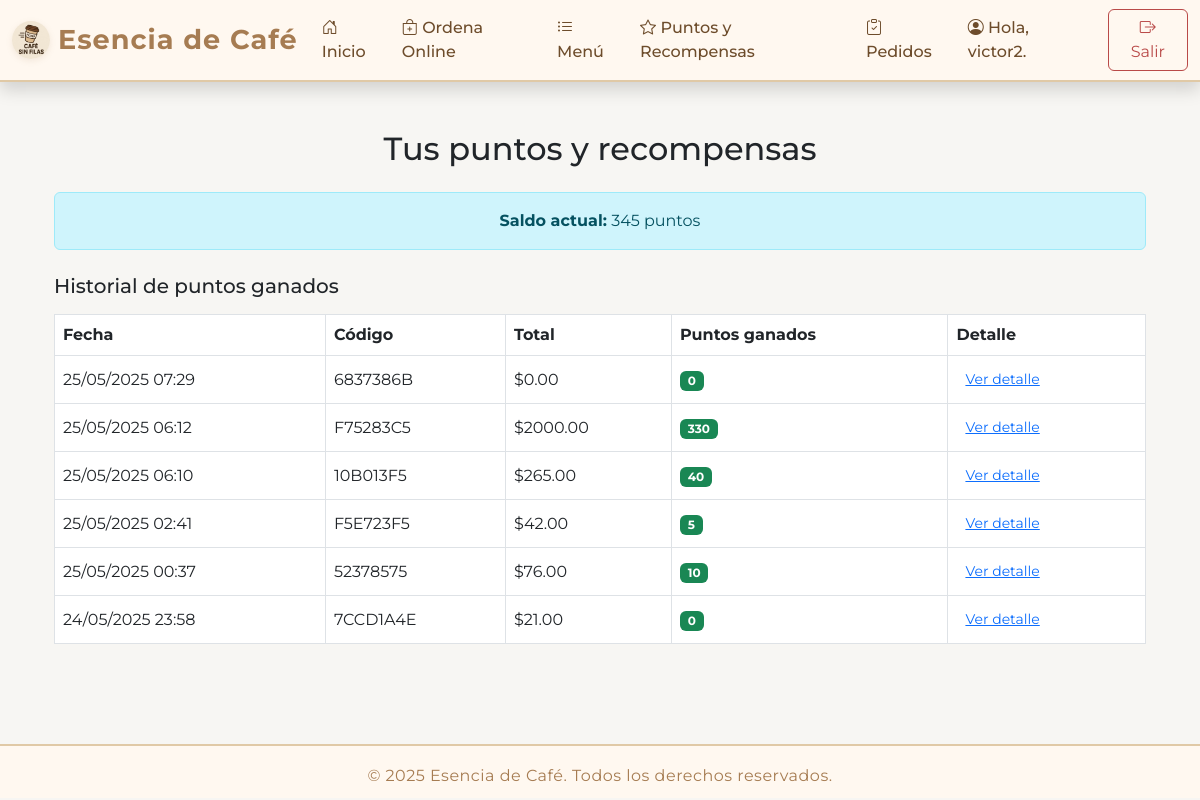
/puntos/ (signed in), run on an earlier commit of the app's database.
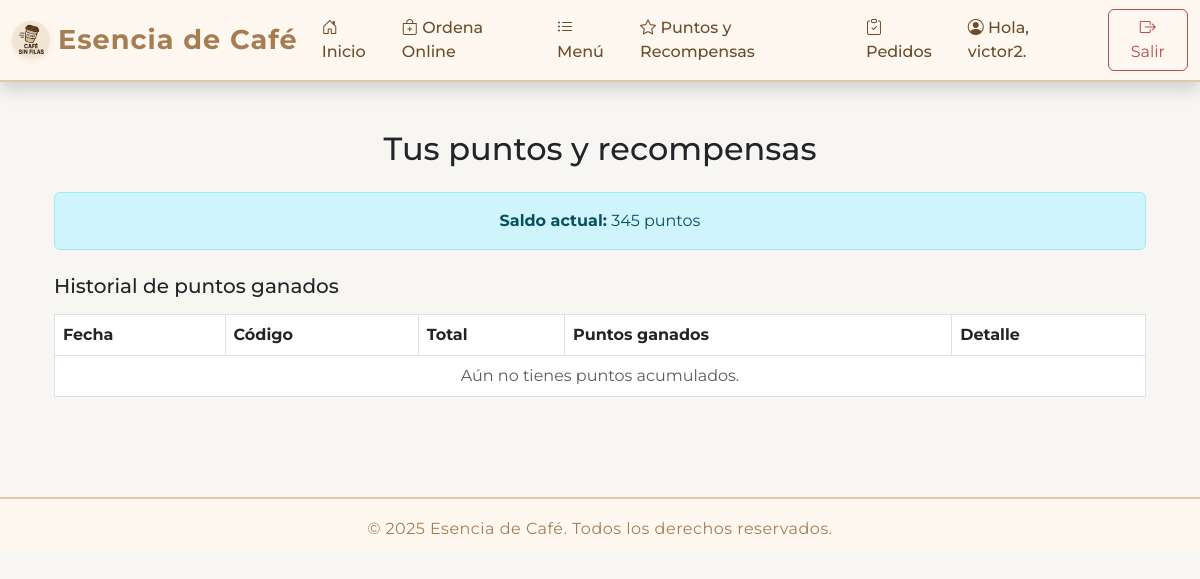
And on a later commit of the database.
### pedido/models.py (models this page shows, shortened)
class PerfilUsuario(models.Model):
    user = models.OneToOneField(
        User, on_delete=models.CASCADE, related_name='perfil')
    nombre_usuario = models.CharField(max_length=50, default='')
    apellido_pat_usuario = models.CharField(max_length=50)
    apellido_mat_usuario = models.CharField(max_length=50)
    estado_cuenta_usuario = models.CharField(max_length=20)
    estado_notificaciones = models.BooleanField(default=True)
    telefono = models.CharField(max_length=15)
    fecha_registro = models.DateTimeField(auto_now_add=True)
    fecha_nacimiento = models.DateField(null=True, blank=True)
    puntos = models.PositiveIntegerField(default=0)
    id_gestor_pagos_online = models.CharField(
        max_length=100, blank=True)

class Pedido(models.Model):
    ESTADOS = [
        ('pendiente', 'Pendiente'),
        ('preparando', 'Preparando'),
        ('listo', 'Listo para recoger'),
        ('entregado', 'Entregado'),
        ('cancelado', 'Cancelado'),
    ]
    codigo = models.CharField(
        max_length=12, unique=True, blank=True, null=True)
    usuario = models.ForeignKey(
        User, null=True, blank=True, on_delete=models.SET_NULL)
    sucursal = models.ForeignKey(Sucursal, on_delete=models.CASCADE)
    estado = models.CharField(
        max_length=20, choices=ESTADOS, default='pendiente')
    fecha_hora = models.DateTimeField(auto_now_add=True)
    total = models.DecimalField(max_digits=10, decimal_places=2, default=0)
    puntos_ganados = models.PositiveIntegerField(default=0)
    puntos_usados = models.PositiveIntegerField(default=0)

### pedido/views.py (the view)
# urls.py: path('puntos/', views.puntos_recompensas, name='puntos_recompensas'),
@login_required
def puntos_recompensas(request):
    perfil = request.user.perfil
    pedidos = Pedido.objects.filter(
        usuario=request.user, estado='pagado'
    ).order_by('-fecha_hora')
    pedidos_con_detalles = []
    for pedido in pedidos:
        detalles = []
        for detalle in pedido.detalles.all():
            detalles.append({
                'nombre': detalle.producto.nombre_producto,
                'cantidad': detalle.cantidad,
                'puntos_extra': detalle.producto.puntos_extra * detalle.cantidad,
            })
        pedidos_con_detalles.append({
            'pedido': pedido,
            'detalles': detalles,
        })
    return render(request, 'pedido/puntos_recompensas.html', {
        'perfil': perfil,
        'pedidos_con_detalles': pedidos_con_detalles,
    })

### SisWebCafe/context_processors.py (called while the page is built)
def es_gerente(request):
    if request.user.is_authenticated:
        return {'es_gerente': request.user.groups.filter(name='Gerente').exists()}
    return {'es_gerente': False}

### templates/pedido/puntos_recompensas.html (shortened to what this page needs)
{% extends "Principal/base.html" %}
{% block content %}
<div class="container py-4">
  <h2 class="mb-4 text-center">Tus puntos y recompensas</h2>
  <div class="alert alert-info text-center mb-4">
    <strong>Saldo actual:</strong> {{ perfil.puntos }} puntos
  </div>
  <h5 class="mb-3">Historial de puntos ganados</h5>
  <div class="table-responsive">
    <table class="table table-bordered align-middle">
      <thead>
        <tr>
          <th>Fecha</th>
          <th>Código</th>
          <th>Total</th>
          <th>Puntos ganados</th>
          <th>Detalle</th>
        </tr>
      </thead>
      <tbody>
        {% for p in pedidos_con_detalles %}
  <tr>
    <td>{{ p.pedido.fecha_hora|date:"d/m/Y H:i" }}</td>
    <td>{{ p.pedido.codigo }}</td>
    <td>${{ p.pedido.total }}</td>
    <td>
      <span class="badge bg-success">{{ p.pedido.puntos_ganados }}</span>
    </td>
    <td>
      <button class="btn btn-link btn-sm" type="button" data-bs-toggle="collapse" data-bs-target="#detalle{{ p.pedido.id }}">
        Ver detalle
      </button>
    </td>
  </tr>
{% empty %}
  <tr>
    <td colspan="5" class="text-center text-muted">Aún no tienes puntos acumulados.</td>
  </tr>
{% endfor %}
      </tbody>
    </table>
  </div>
</div>
{% endblock %}

### templates/Principal/base.html (shortened to what this page needs)
{% load static %}
<!DOCTYPE html>
<html lang="es">
  <head>
    <link
      href="https://cdn.jsdelivr.net/npm/bootstrap@5.3.0/dist/css/bootstrap.min.css"
      rel="stylesheet"
    />
    <link href="https://cdn.jsdelivr.net/npm/bootstrap-icons@1.11.3/font/bootstrap-icons.min.css" rel="stylesheet">
  </head>
  <body>
    {% if user.is_authenticated and user.is_staff %}
      <nav class="navbar navbar-light shadow sticky-top">
        <div class="container-fluid">
          <span class="navbar-brand mb-0 h1"><i class="bi bi-cash-register"></i> Panel de Caja</span>
          <a class="btn btn-outline-danger" href="{% url 'logout' %}"><i class="bi bi-box-arrow-right"></i> Cerrar sesión</a>
        </div>
      </nav>
    {% else %}
      <nav class="navbar navbar-expand-lg shadow sticky-top">
        <div class="container-fluid">
          <a class="navbar-brand d-flex align-items-center" href="/">
            <img src="{% static 'img/logo.jpg' %}" alt="Logo" width="38" class="me-2">
            Esencia de Café
          </a>
          <div class="collapse navbar-collapse" id="navbarNav">
            <ul class="navbar-nav ms-auto align-items-center">
              {% if es_gerente %}
              <li class="nav-item dropdown">
                <a
                  class="nav-link dropdown-toggle"
                  href="#"
                  id="adminDropdown"
                  role="button"
                  data-bs-toggle="dropdown"
                  aria-expanded="false"
                >
                  <i class="bi bi-gear"></i> Administración
                </a>
                <ul class="dropdown-menu" aria-labelledby="adminDropdown">
                  <li>
                    <a class="dropdown-item" href="{% url 'lista_productos' %}"><i class="bi bi-cup-hot"></i> Productos</a>
                  </li>
                  <li>
                    <a class="dropdown-item" href="{% url 'lista_sucursales' %}"><i class="bi bi-shop"></i> Sucursales</a>
                  </li>
                </ul>
              </li>
              <li class="nav-item">
                <a class="nav-link" href="/perfil"><i class="bi bi-person-circle"></i> Hola, {{user.username}}.</a>
              </li>
              <li class="nav-item">
                <a class="nav-link" href="/productos"><i class="bi bi-list-ul"></i> Menú</a>
              </li>
              {% else %}
              <li class="nav-item">
                <a class="nav-link" href="/"><i class="bi bi-house-door"></i> Inicio</a>
              </li>
              <li class="nav-item">
                <a class="nav-link" href="/ordenar"><i class="bi bi-bag-plus"></i> Ordena Online</a>
              </li>
              <li class="nav-item">
                <a class="nav-link" href="/productos"><i class="bi bi-list-ul"></i> Menú</a>
              </li>
              {% if user.is_authenticated%}
              <li class="nav-item">
                <a class="nav-link" href="{% url 'puntos_recompensas' %}"><i class="bi bi-star"></i> Puntos y Recompensas</a>
              </li>
              <li class="nav-item">
                <a class="nav-link" href="{% url 'lista_pedidos_pickup' %}"><i class="bi bi-clipboard-check"></i> Pedidos</a>
              </li>
              <li class="nav-item">
                <a class="nav-link" href="/perfil"><i class="bi bi-person-circle"></i> Hola, {{user.username}}.</a>
              </li>
              <li class="nav-item">
                <a class="btn btn-outline-danger ms-2" href="{% url 'logout' %}"><i class="bi bi-box-arrow-right"></i> Salir</a>
              </li>
              {% else %}
              <li class="nav-item">
                <a class="btn btn-brown ms-2" href="/signin"><i class="bi bi-person"></i> Iniciar sesión</a>
              </li>
              {% endif %}
              {% endif %}
            </ul>
          </div>
        </div>
      </nav>
    {% endif %}
    <div class="container mt-4">{% block content %} {% endblock %}</div>
    <footer>
      <div>
        <span>&copy; {{ now|default:2025 }} Esencia de Café. Todos los derechos reservados.</span>
      </div>
    </footer>
  </body>
</html>

### templates/Principal/base.html (style rules this page uses)
:root { --cafe-oscuro: #6d4c2b; --cafe-medio: #a67c52; --cafe-claro: #fff8f0; --cafe-dorado: #e0c9a6; --cafe-acento: #d2691e; --cafe-blanco: #f7f6f3; }
body { font-family: 'Montserrat', Arial, sans-serif; background: var(--cafe-blanco); }
.navbar { background: var(--cafe-claro) !important; border-bottom: 2px solid var(--cafe-dorado); box-shadow: 0 2px 8px rgba(166,124,82,0.07); }
.navbar-brand { font-weight: 700; color: var(--cafe-medio) !important; letter-spacing: 1px; font-size: 1.7rem; }
.nav-link { color: var(--cafe-oscuro) !important; font-weight: 500; transition: color 0.2s; }
.btn-outline-danger { border-color: #b94a48; color: #b94a48; background: transparent; }
footer { background: var(--cafe-claro); color: var(--cafe-medio); text-align: center; padding: 18px 0 10px 0; border-top: 2px solid var(--cafe-dorado); margin-top: 60px; font-size: 1rem; letter-spacing: 0.5px; }
.navbar .btn, .navbar .btn:focus { box-shadow: none !important; }
.navbar-brand img { border-radius: 50%; box-shadow: 0 2px 6px rgba(166,124,82,0.13); }

What changed in the data, as far as the page shows it:
removed Pedido: pedido.fecha_hora "25/05/2025 07:29", pedido.codigo "6837386B", pedido.total "0.00", pedido.puntos_ganados "0"
removed Pedido: pedido.fecha_hora "25/05/2025 06:12", pedido.codigo "F75283C5", pedido.total "2000.00", pedido.puntos_ganados "330"
removed Pedido: pedido.fecha_hora "25/05/2025 06:10", pedido.codigo "10B013F5", pedido.total "265.00", pedido.puntos_ganados "40"
removed Pedido: pedido.fecha_hora "25/05/2025 02:41", pedido.codigo "F5E723F5", pedido.total "42.00", pedido.puntos_ganados "5"
removed Pedido: pedido.fecha_hora "25/05/2025 00:37", pedido.codigo "52378575", pedido.total "76.00", pedido.puntos_ganados "10"
removed Pedido: pedido.fecha_hora "24/05/2025 23:58", pedido.codigo "7CCD1A4E", pedido.total "21.00", pedido.puntos_ganados "0"
Also different on the page:
text now shown: "Aún no tienes puntos acumulados."
